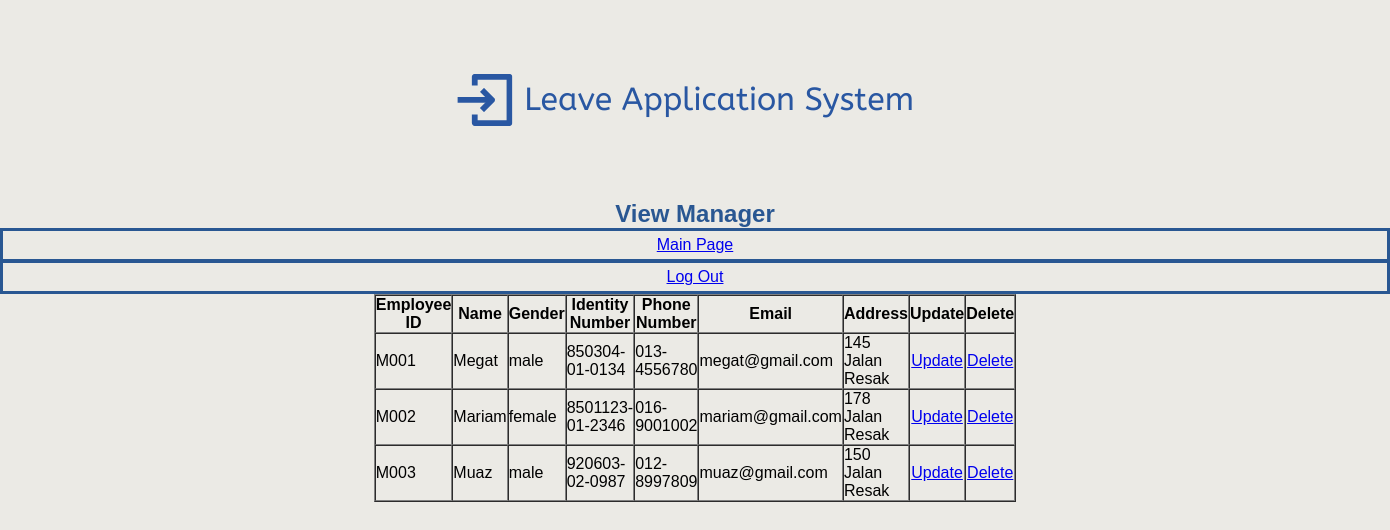
Screenshot of /view_manager.php (signed in) with the database file from the repository.
### tables this page shows
CREATE TABLE `empprofile` (
  `empName` varchar(25) DEFAULT NULL,
  `empID` varchar(5) NOT NULL,
  `gender` varchar(10) DEFAULT NULL,
  `noIC` varchar(15) DEFAULT NULL,
  `phoneNO` varchar(14) DEFAULT NULL,
  `email` varchar(25) DEFAULT NULL,
  `address` varchar(35) DEFAULT NULL
);

### view_manager.php (the view, shortened to what this page needs)
<html>
	<head>
		<link rel="stylesheet" href="layout.css">
	<head>
	<body>
	<div class = header>
            <img src ="header.png" />
            <h2>View Manager</h2>
        </div>
		<div id="vm">
		<?php
			require ("config.php");
			$sql="SELECT e.*, p.position
				FROM empProfile e JOIN EmployeePosition p
				ON e.empID = p.empID
				WHERE p.position='Manager'";
			$result = mysqli_query($conn, $sql);
			$count = 1;
			if (mysqli_num_rows($result) > 0) {
		?>
		<table class = "table" width="600" border="1" cellspacing="0" cellpadding="3">
		<tr>
			<td align="center"><strong>Employee ID</strong></td>
			<td align="center"><strong>Name</strong></td>
			<td align="center"><strong>Gender</strong></td>
			<td align="center"><strong>Identity Number</strong></td>
			<td align="center"><strong>Phone Number</strong></td>
			<td align="center"><strong>Email</strong></td>
			<td align="center"><strong>Address</strong></td>
			<?php if ($_SESSION["LEVEL"] != 3) {?>
			<td align="center"><strong>Update</strong></td>
			<td align="center"><strong>Delete</strong></td>
			<?php } ?>
		</tr>
		<?php
			while($rows = mysqli_fetch_assoc($result)) {
		?>
		<?php
			if ($count == 1) {
		?>
		<div id="btn">
		<div id="mainhp"><a href="main.php?empID=<?php echo $rows['empID']; ?>">Main Page</a></div>
		<div id="logouthp"><a href="logout.php">Log Out</a> <?php } $count += 1?>
		</div>
		</div>
	    <tr>
		 	<td><?php echo $rows['empID']; ?></td>
			<td><?php echo $rows['empName']; ?></td>
			<td><?php echo $rows['gender']; ?></td>
			<td><?php echo $rows['noIC']; ?></td>
            <td><?php echo $rows['phoneNO']; ?></td>
			<td><?php echo $rows['email']; ?></td>
			<td><?php echo $rows['address']; ?></td>
			<?php if ($_SESSION["LEVEL"] !=3) {?>
			<td align="center"> <a href="update_form.php?empID=<?php echo $rows['empID']; ?>">Update</a> </td>
			<td align="center"> <a href="delete_profile.php?empID=<?php echo $rows['empID']; ?>">Delete</a> </td>
		</tr>
		<?php     }
			}
			}
				else {
					echo "<h3>There are no records to show</h3>";
				}
	    ?>
	</body>
</html>

### layout.css (style rules this page uses)
* { margin: 0; padding: 0; box-sizing: border-box; font-family:sans-serif; }
body { background-color: #ebeae5; }
#btn { background-color: #ebeae5; border: solid 1.5px #295792; }
#mainhp, #logouthp { background-color: #ebeae5; border: solid 2px #295792; padding: 5px; text-align: center; font-family:sans-serif; color: #295792; text-decoration: none; }
.header { background-color: #ebeae5; }
img { margin: 0px 390px; }
h2 { color: #295792; text-align: center; }
table { margin: auto; }

### rows the page displays
empprofile: empID "M001", empName "Megat", gender "male", noIC "850304-01-0134", phoneNO "013-4556780", email "megat@gmail.com", address "145 Jalan Resak"
empprofile: empID "M002", empName "Mariam", gender "female", noIC "8501123-01-2346", phoneNO "016-9001002", email "mariam@gmail.com", address "178 Jalan Resak"
empprofile: empID "M003", empName "Muaz", gender "male", noIC "920603-02-0987", phoneNO "012-8997809", email "muaz@gmail.com", address "150 Jalan Resak"
